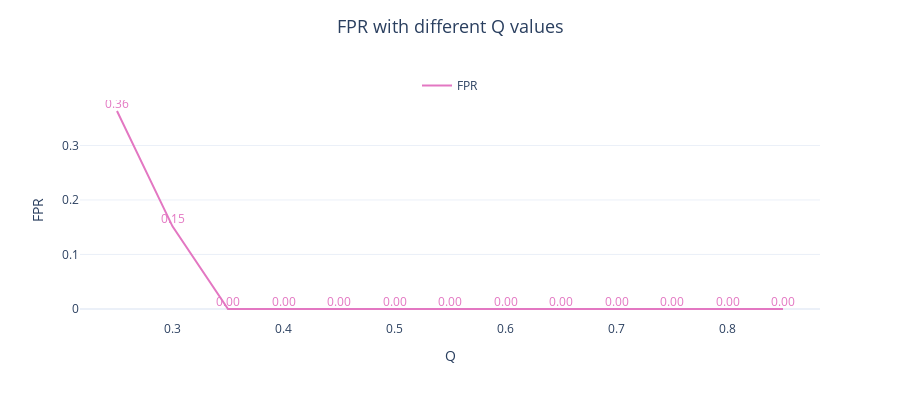
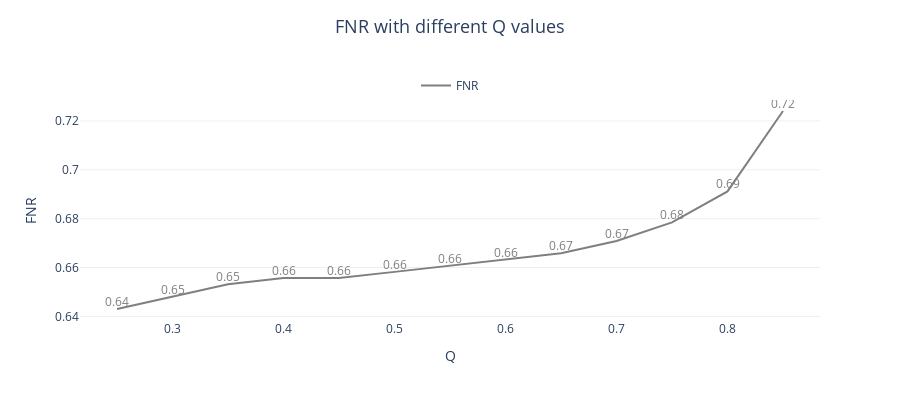

The notebook cell saved with these charts, in order:
### Code cell
for i, col in enumerate(results_valve2.columns[1:]):
    if col in ['FPR', 'FNR']:

        fig = go.Figure()

        fig.add_trace(go.Scatter(mode='lines+text', x=results_valve2.Q, y=results_valve2[f'{col}'],
                                marker=dict(color=colors[i]),
                                texttemplate='%{y:.2f}', textposition='top center',
                                textfont=dict(color=colors[i], size=12),
                                name=f'{col}',
                                showlegend=True)
                        )

        fig.update_layout(height=400,width=900, template='plotly_white',
                        title=dict(text=f'{col} with different Q values', font=dict(size=18), x=.5, y=.95),
                        yaxis=dict(title=f'{col}', side='left', showgrid=True,),
                        xaxis=dict(title='Q', showgrid=False),
                        legend=dict(orientation="h", yanchor="bottom", y=1, x=0.5, xanchor="center"),
                        )

        fig.show()

### Figure 1 — Plotly figure (JSON) as saved in the notebook; plotly's stock layout.template omitted (floating-point values rounded to 4 significant figures)
{"data": [{"marker": {"color": "#e377c2"}, "mode": "lines+text", "name": "FPR", "showlegend": true, "textfont": {"color": "#e377c2", "size": 12}, "textposition": "top center", "texttemplate": "%{y:.2f}", "type": "scatter", "x": [0.25, 0.3, 0.35, 0.4, 0.45, 0.5, 0.55, 0.6, 0.65, 0.7, 0.75, 0.8, 0.85], "y": [0.3632, 0.1517, 0, 0, 0, 0, 0, 0, 0, 0, 0, 0, 0]}], "layout": {"height": 400, "legend": {"orientation": "h", "x": 0.5, "xanchor": "center", "y": 1, "yanchor": "bottom"}, "title": {"font": {"size": 18}, "text": "FPR with different Q values", "x": 0.5, "y": 0.95}, "width": 900, "xaxis": {"showgrid": false, "title": {"text": "Q"}}, "yaxis": {"showgrid": true, "side": "left", "title": {"text": "FPR"}}}}

### Figure 2 — Plotly figure (JSON) as saved in the notebook; plotly's stock layout.template omitted (floating-point values rounded to 4 significant figures)
{"data": [{"marker": {"color": "#7f7f7f"}, "mode": "lines+text", "name": "FNR", "showlegend": true, "textfont": {"color": "#7f7f7f", "size": 12}, "textposition": "top center", "texttemplate": "%{y:.2f}", "type": "scatter", "x": [0.25, 0.3, 0.35, 0.4, 0.45, 0.5, 0.55, 0.6, 0.65, 0.7, 0.75, 0.8, 0.85], "y": [0.643, 0.6481, 0.6532, 0.6557, 0.6557, 0.6582, 0.6608, 0.6633, 0.6658, 0.6709, 0.6785, 0.6911, 0.7241]}], "layout": {"height": 400, "legend": {"orientation": "h", "x": 0.5, "xanchor": "center", "y": 1, "yanchor": "bottom"}, "title": {"font": {"size": 18}, "text": "FNR with different Q values", "x": 0.5, "y": 0.95}, "width": 900, "xaxis": {"showgrid": false, "title": {"text": "Q"}}, "yaxis": {"showgrid": true, "side": "left", "title": {"text": "FNR"}}}}
